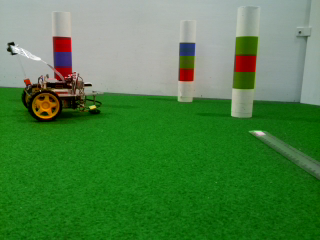
#> input picture SlamBot-modified-goaltracking/Core/tools/saved_images/opencv_image_1.png, 320 x 240 px
$ python HSV_THRESHOLD_FINDER.py
#> lines starting #> are read from the running program, lines starting #| are printed output that depends on the picture; after the words box and inside, x2 and y2 are one past the last pixel; in counts of white or black regions, pixels touching at a corner belong together

"""Copyright [2017] [Siddhant Mahapatra]

Licensed under the Apache License, Version 2.0 (the "License");
you may not use this file except in compliance with the License.
You may obtain a copy of the License at

    https://github.com/Robosid/SLAMBOT/blob/master/License.pdf
    https://github.com/Robosid/SLAMBOT/blob/master/License.rtf

Unless required by applicable law or agreed to in writing, software
distributed under the License is distributed on an "AS IS" BASIS,
WITHOUT WARRANTIES OR CONDITIONS OF ANY KIND, either express or implied.
See the License for the specific language governing permissions and
limitations under the License.
"""


'''

HSV TRHESHOLD VALUE FINDER SCRIPT
used to find the upper and lower limits of a color
you are trying to threshold in HSV colorspace

updated 22/03 by alec

HOW TO USE:

change "file_name" below to your image file
run python hsv_picker.py

Step 1.
	- Move all UPPER H, S, V sliders to there MAX setting
Step 2.
	- Slide the LOWER H value until your wanted color is on the verge of going
	all black, then go back a bit so its a constant color
	- Slide the LOWER S, V sliders to try and get rid of other specs of color we dont want
	- Slide the UPPER H, S ,V sliders to improve mask of wanted color even more
Step 3.
	- record values for use in a script

'''

import numpy as np
import cv2

def nothing(x):
	pass

file_name = 'saved_images/opencv_image_1.png'

#define the image
cv2.namedWindow('image')

#create trackbars
cv2.createTrackbar('H_lower', 'image', 0, 180, nothing)
#> slider 'H_lower' is set to 36
cv2.createTrackbar('S_lower', 'image', 0, 255, nothing)
#> slider 'S_lower' is set to 51
cv2.createTrackbar('V_lower', 'image', 0, 255, nothing)
#> slider 'V_lower' is set to 51

cv2.createTrackbar('H_upper', 'image', 0, 180, nothing)
#> slider 'H_upper' is set to 180
cv2.createTrackbar('S_upper', 'image', 0, 255, nothing)
#> slider 'S_upper' is set to 255
cv2.createTrackbar('V_upper', 'image', 0, 255, nothing)
#> slider 'V_upper' is set to 255

while(1):

	img = cv2.imread(file_name)
#> img is the input picture: shape (240, 320, 3); mean B, G, R 69.8, 129, 76.3
	#convert the image to hsv
	hsv_img = cv2.cvtColor(img, cv2.COLOR_BGR2HSV)
#> hsv_img: shape (240, 320, 3); mean H, S, V 58.2, 146, 131.8

	#get trackbar positions
	h_lower = cv2.getTrackbarPos('H_lower', 'image')
	s_lower = cv2.getTrackbarPos('S_lower', 'image')
	v_lower = cv2.getTrackbarPos('V_lower', 'image')

	h_upper = cv2.getTrackbarPos('H_upper', 'image')
	s_upper = cv2.getTrackbarPos('S_upper', 'image')
	v_upper = cv2.getTrackbarPos('V_upper', 'image')

	#define range of yellow color in HSV
	lower_yellow = np.array([h_lower,s_lower,v_lower])
	upper_yellow = np.array([h_upper,s_upper,v_upper])

	#threshold the HSV image to get only the required colour
	mask = cv2.inRange(hsv_img, lower_yellow, upper_yellow)
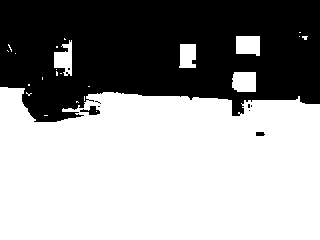
#> mask: shape (240, 320); 59.9% white; 9 black regions (6 under 20 px), largest, box (x1, y1, x2, y2) and area: (0, 0, 320, 122) 30614, (80, 106, 100, 115) 92, (256, 132, 265, 136) 33

	#bitwise AND mask and original image
	res = cv2.bitwise_and(img,img,mask = mask)
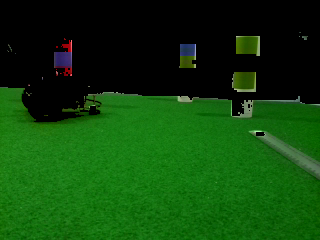
#> res: shape (240, 320, 3); mean B, G, R 10.6, 66.1, 14.6

	cv2.imshow('image', res)

	k = cv2.waitKey(5) & 0xFF
#> (key Esc is pressed here)
	if k == 27:
		break

cv2.destroyAllWindows()

#RECORDED VALUES

'''

yellow_lower 25,150,200
yellow_upper 40,230,255

'''

$ run again, with SlamBot-modified-goaltracking/Core/tools/saved_images/opencv_image_0.png copied over SlamBot-modified-goaltracking/Core/tools/saved_images/opencv_image_1.png
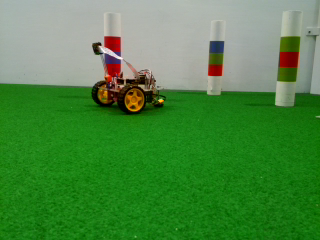
#> input picture SlamBot-modified-goaltracking/Core/tools/saved_images/opencv_image_0.png, 320 x 240 px
#> img is the input picture: shape (240, 320, 3); mean B, G, R 67.1, 135, 75.5
#> hsv_img: shape (240, 320, 3); mean H, S, V 55.9, 149.4, 137.6
#> `mask = cv2.inRange(hsv_img, lower_yellow, upper_yellow)`:
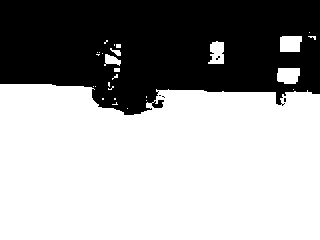
#> mask: shape (240, 320); 62.6% white; 5 black regions (4 under 20 px), largest, box (x1, y1, x2, y2) and area: (0, 0, 320, 115) 28681
#> `res = cv2.bitwise_and(img,img,mask = mask)`:
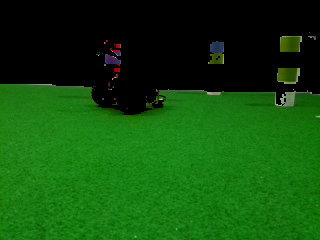
#> res: shape (240, 320, 3); mean B, G, R 11.9, 75.9, 16.7

$ run again, with SlamBot-modified-goaltracking/Core/tools/saved_images/opencv_image_10.png copied over SlamBot-modified-goaltracking/Core/tools/saved_images/opencv_image_1.png
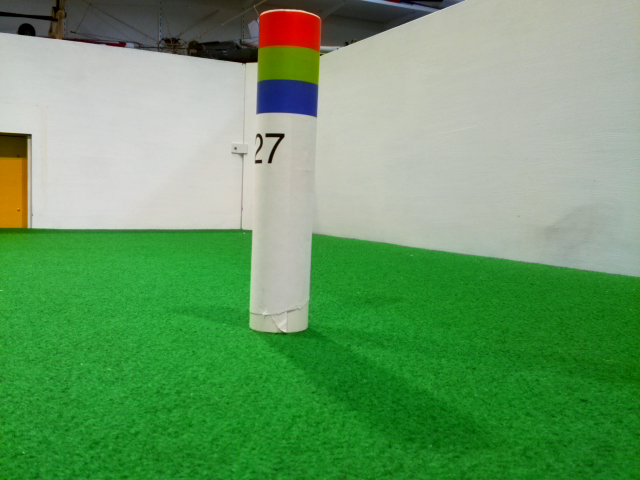
#> input picture SlamBot-modified-goaltracking/Core/tools/saved_images/opencv_image_10.png, 640 x 480 px
#> img is the input picture: shape (480, 640, 3); mean B, G, R 102.4, 155.7, 105.2
#> hsv_img: shape (480, 640, 3); mean H, S, V 53.6, 111.1, 158.3
#> `mask = cv2.inRange(hsv_img, lower_yellow, upper_yellow)`:
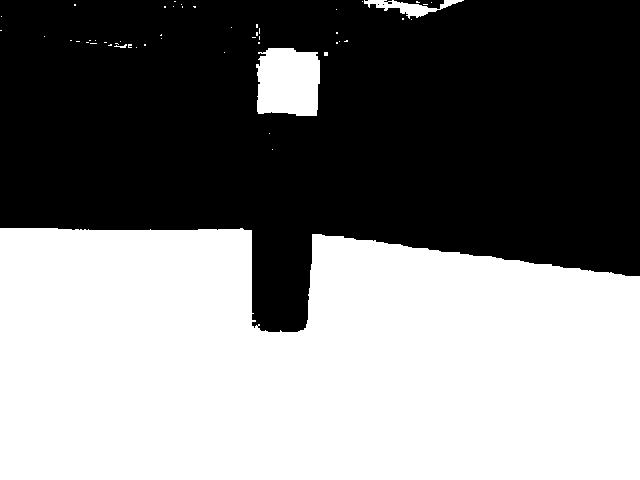
#> mask: shape (480, 640); 49.1% white; 51 white regions (47 under 20 px), largest, box (x1, y1, x2, y2) and area: (0, 228, 640, 480) 146128, (256, 48, 320, 116) 3877, (364, 0, 464, 19) 686, (114, 44, 127, 48) 24
#> `res = cv2.bitwise_and(img,img,mask = mask)`:
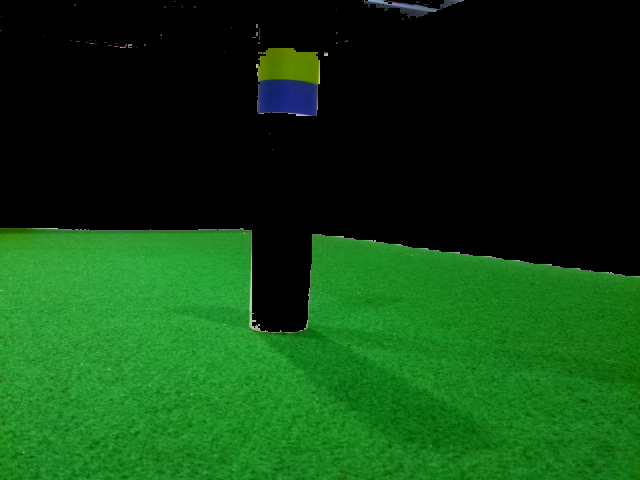
#> res: shape (480, 640, 3); mean B, G, R 18.6, 66.2, 15.9

$ run again, with SlamBot-modified-goaltracking/Core/tools/saved_images/opencv_image_11.png copied over SlamBot-modified-goaltracking/Core/tools/saved_images/opencv_image_1.png
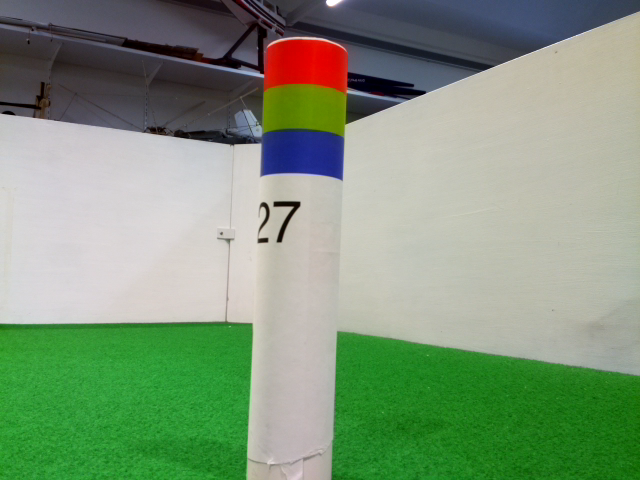
#> input picture SlamBot-modified-goaltracking/Core/tools/saved_images/opencv_image_11.png, 640 x 480 px
#> img is the input picture: shape (480, 640, 3); mean B, G, R 122.5, 150.5, 128.3
#> hsv_img: shape (480, 640, 3); mean H, S, V 63.9, 76, 157.6
#> `mask = cv2.inRange(hsv_img, lower_yellow, upper_yellow)`:
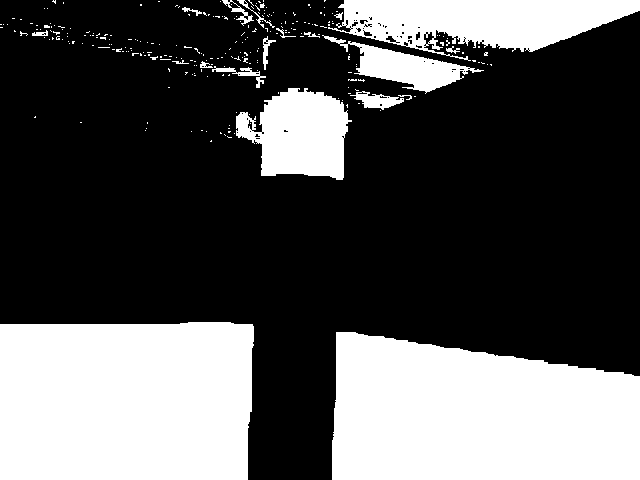
#> mask: shape (480, 640); 33.2% white; 264 white regions (245 under 20 px), largest, box (x1, y1, x2, y2) and area: (0, 322, 254, 480) 39203, (332, 332, 640, 480) 38775, (328, 0, 640, 61) 11273
#> `res = cv2.bitwise_and(img,img,mask = mask)`:
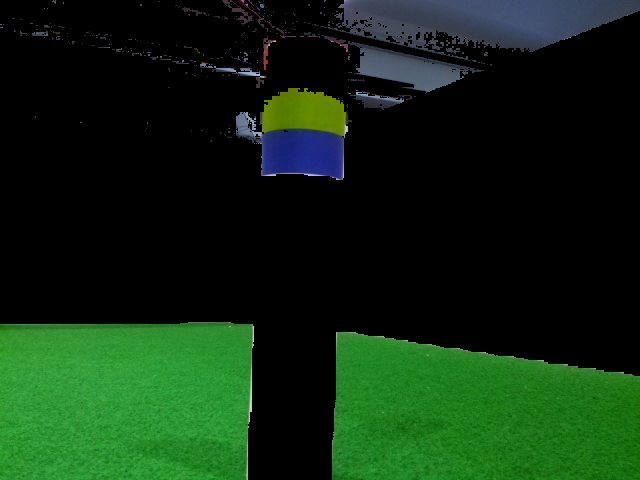
#> res: shape (480, 640, 3); mean B, G, R 17, 40.9, 15.1
